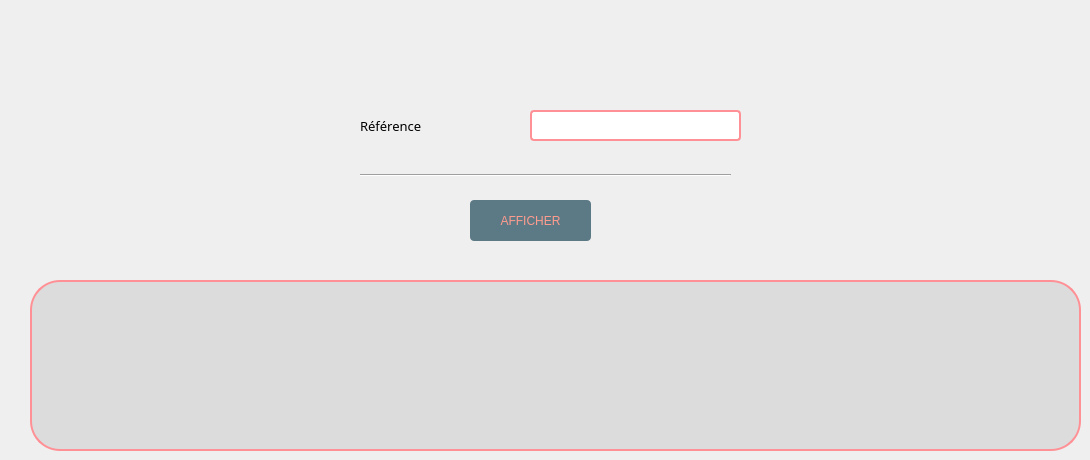
       <widget class="QWidget" name="tab_40">
        <attribute name="title">
         <string>Recherche par référence</string>
        </attribute>
        <widget class="QLabel" name="label_68">
         <property name="geometry">
          <rect>
           <x>360</x>
           <y>80</y>
           <width>231</width>
           <height>91</height>
          </rect>
         </property>
         <property name="font">
          <font>
           <family>Segoe UI Black</family>
           <pointsize>10</pointsize>
           <weight>10</weight>
           <italic>false</italic>
           <bold>false</bold>
          </font>
         </property>
         <property name="text">
          <string>Référence</string>
         </property>
        </widget>
        <widget class="QLineEdit" name="lineEdit_62">
         <property name="geometry">
          <rect>
           <x>530</x>
           <y>110</y>
           <width>211</width>
           <height>31</height>
          </rect>
         </property>
         <property name="styleSheet">
          <string notr="true">color: rgb(92, 121, 134);
font: 10pt &quot;Tw Cen MT Condensed Extra Bold&quot;;
border: 2px solid rgb(255, 145, 150);
border-radius: 4px;</string>
         </property>
        </widget>
        <widget class="Line" name="line_5">
         <property name="geometry">
          <rect>
           <x>360</x>
           <y>160</y>
           <width>371</width>
           <height>31</height>
          </rect>
         </property>
         <property name="orientation">
          <enum>Qt::Horizontal</enum>
         </property>
        </widget>
        <widget class="QLabel" name="label_53">
         <property name="geometry">
          <rect>
           <x>30</x>
           <y>280</y>
           <width>1051</width>
           <height>171</height>
          </rect>
         </property>
         <property name="styleSheet">
          <string notr="true">background-color:rgba(0,0, 0, 20);
font: 87 10pt &quot;Segoe UI Black&quot;;
color: rgb(92, 121, 134);
border-radius: 30px;
border: 2px solid rgb(255, 145, 150);</string>
         </property>
         <property name="text">
          <string/>
         </property>
        </widget>
        <widget class="QPushButton" name="afficher1_3">
         <property name="geometry">
          <rect>
           <x>470</x>
           <y>200</y>
           <width>121</width>
           <height>41</height>
          </rect>
         </property>
         <property name="styleSheet">
          <string notr="true">color: rgb(67, 87, 97);
selection-color: rgb(255, 255, 255);
selection-color: rgb(85, 170, 255);
selection-color: rgb(255, 114, 94);
selection-background-color: rgb(158, 109, 96);
selection-color: qlineargradient(spread:pad, x1:0, y1:0, x2:1, y2:0, stop:0 rgba(0, 0, 0, 255), stop:1 rgba(255, 255, 255, 255));
color: qlineargradient(spread:pad, x1:0, y1:0, x2:1, y2:0, stop:0 rgba(0, 0, 0, 255), stop:1 rgba(255, 255, 255, 255));
border-bottom-color: rgb(157, 109, 96);
alternate-background-color: rgb(156, 107, 94);
color: rgb(255, 156, 142);
background-color: rgb(255, 156, 142);
border-radius: 4px;
font: 87 12pt &quot;Segoe UI Black&quot;;
background-color: rgb(92, 121, 134);</string>
         </property>
         <property name="text">
          <string>AFFICHER</string>
         </property>
        </widget>
        <widget class="QLabel" name="erreurni_14">
         <property name="geometry">
          <rect>
           <x>530</x>
           <y>140</y>
           <width>251</width>
           <height>16</height>
          </rect>
         </property>
         <property name="styleSheet">
          <string notr="true">color: rgb(255, 156, 142);
font: 87 9pt &quot;Segoe UI Black&quot;;
</string>
         </property>
         <property name="text">
          <string/>
         </property>
        </widget>
       </widget>
